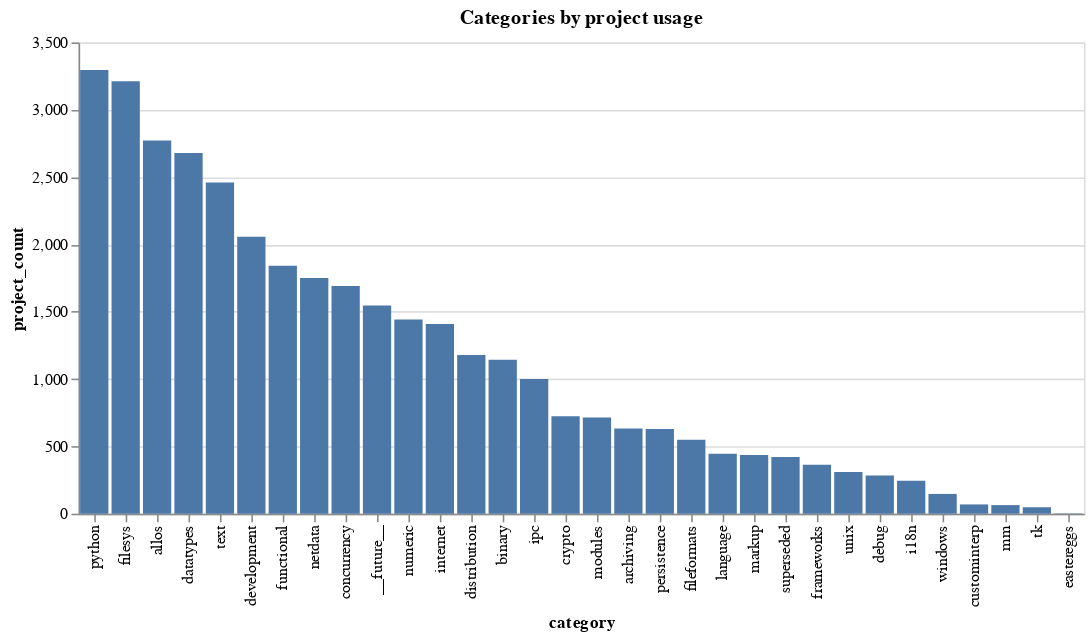

Notebook code cell kept with this figure:
### Code cell
import altair as alt
import pandas as pd
import aggregate

category_usage_df = pd.read_csv(aggregate.CATEGORY_USAGE_PATH)

alt.Chart(category_usage_df).mark_bar().encode(
    alt.X("category:N", sort="-y"),
    alt.Y("project_count:Q"),
    tooltip=["category", "project_count"]
).properties(
    title="Categories by project usage"
)

### Figure 1 — Vega-Lite specification as saved in the notebook (floating-point values rounded to 4 significant figures)
{"config": {"view": {"continuousWidth": 400, "continuousHeight": 300}}, "data": {"name": "data-9108ce2f8b249e05b07cf0f08c6d64dc"}, "mark": "bar", "encoding": {"tooltip": [{"type": "nominal", "field": "category"}, {"type": "quantitative", "field": "project_count"}], "x": {"type": "nominal", "field": "category", "sort": "-y"}, "y": {"type": "quantitative", "field": "project_count"}}, "title": "Categories by project usage", "$schema": "https://vega.github.io/schema/vega-lite/v4.8.1.json", "datasets": {"data-9108ce2f8b249e05b07cf0f08c6d64dc": [{"category": "__future__", "project_count": 1547}, {"category": "allos", "project_count": 2772}, {"category": "archiving", "project_count": 632}, {"category": "binary", "project_count": 1143}, {"category": "concurrency", "project_count": 1692}, {"category": "crypto", "project_count": 724}, {"category": "custominterp", "project_count": 69}, {"category": "datatypes", "project_count": 2679}, {"category": "debug", "project_count": 284}, {"category": "development", "project_count": 2057}, {"category": "distribution", "project_count": 1178}, {"category": "eastereggs", "project_count": 3}, {"category": "fileformats", "project_count": 549}, {"category": "filesys", "project_count": 3211}, {"category": "frameworks", "project_count": 363}, {"category": "functional", "project_count": 1841}, {"category": "i18n", "project_count": 245}, {"category": "internet", "project_count": 1408}, {"category": "ipc", "project_count": 1001}, {"category": "language", "project_count": 446}, {"category": "markup", "project_count": 436}, {"category": "mm", "project_count": 64}, {"category": "modules", "project_count": 715}, {"category": "netdata", "project_count": 1751}, {"category": "numeric", "project_count": 1442}, {"category": "persistence", "project_count": 630}, {"category": "python", "project_count": 3295}, {"category": "superseded", "project_count": 421}, {"category": "text", "project_count": 2459}, {"category": "tk", "project_count": 48}, {"category": "unix", "project_count": 309}, {"category": "windows", "project_count": 147}]}}
